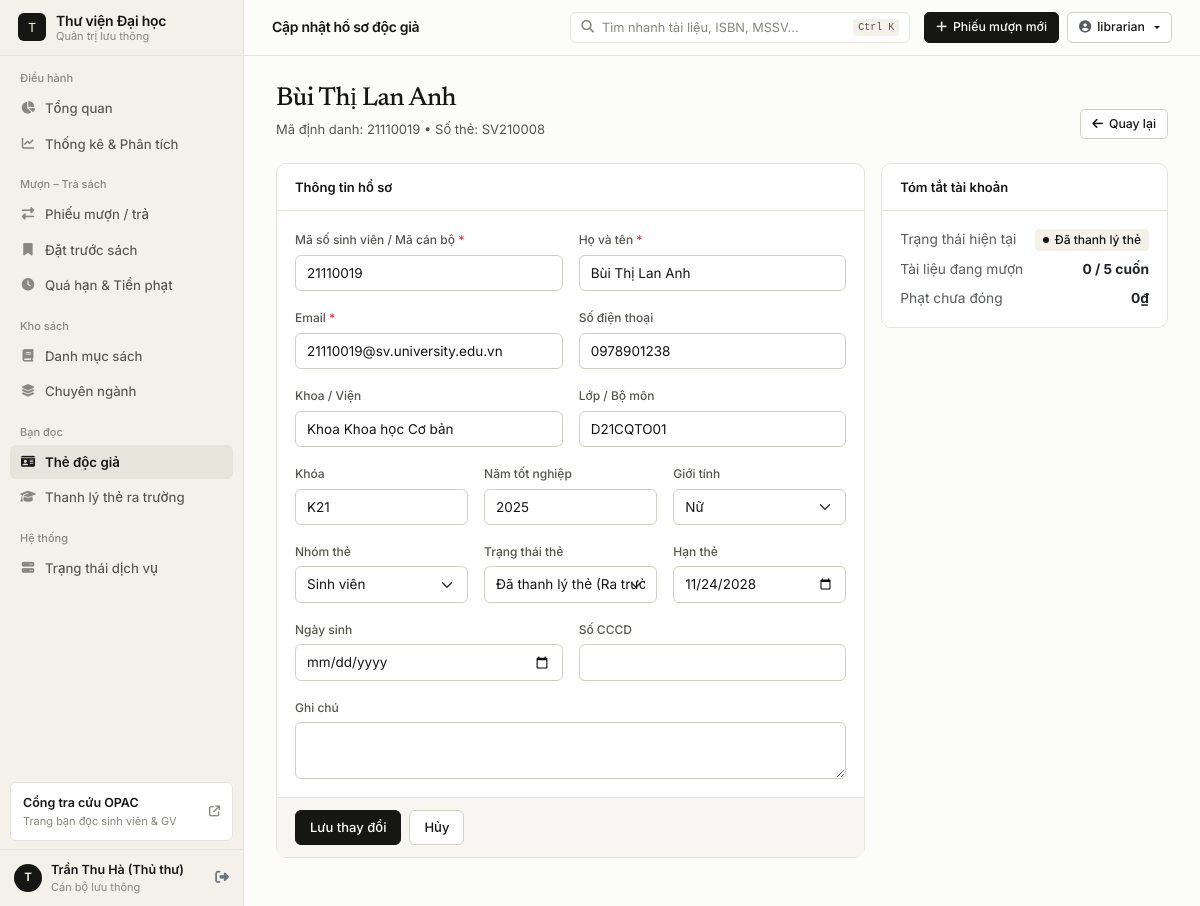
Page /members/8/edit (signed in) on the earlier database version.
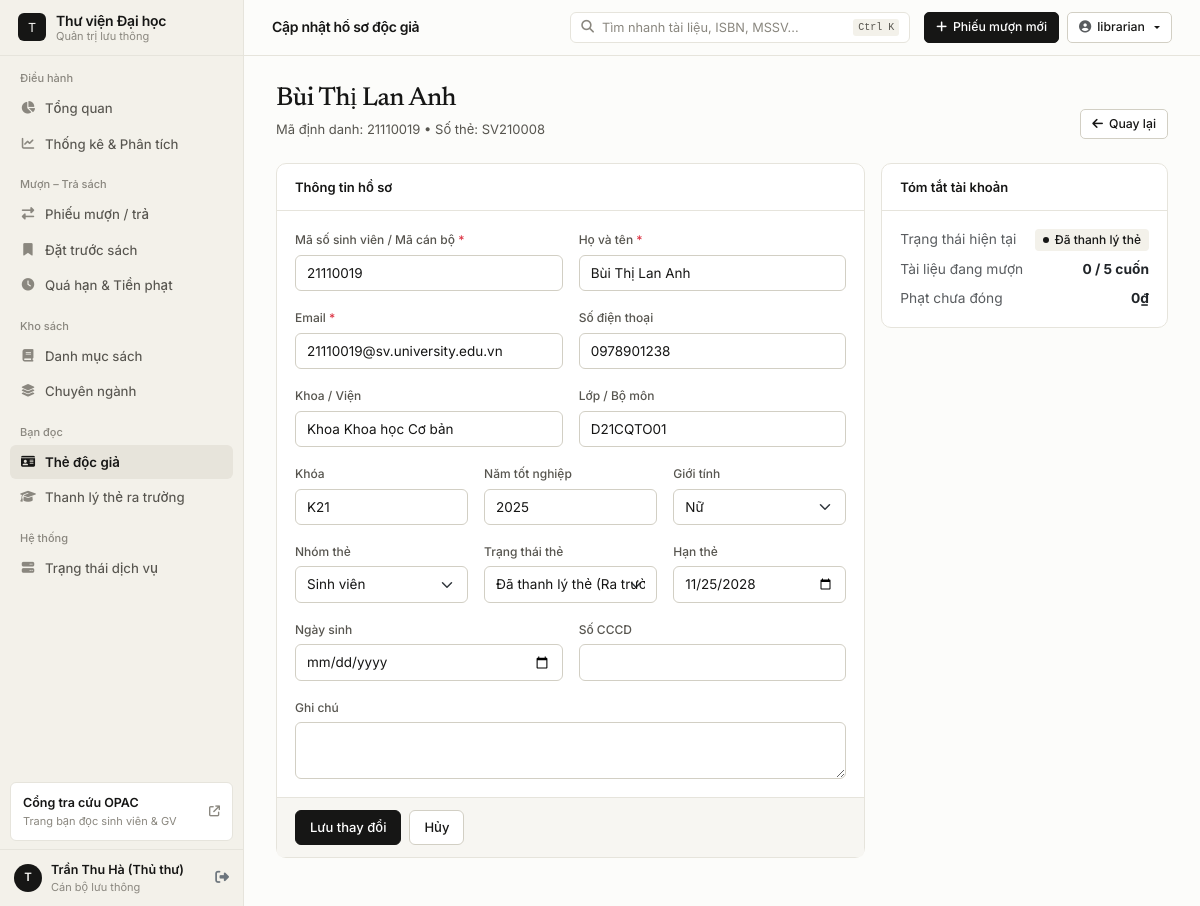
Same page on the later database version.
### app/models/member.py (models this page shows, shortened)
class Member(db.Model):
    __tablename__ = 'members'
    id = db.Column(db.Integer, primary_key=True)
    member_code = db.Column(db.String(20), unique=True, nullable=False, index=True)
    student_id = db.Column(db.String(30), unique=True, index=True)  # MSSV / Mã cán bộ bắt buộc
    full_name = db.Column(db.String(200), nullable=False, index=True)
    email = db.Column(db.String(150), unique=True, nullable=False, index=True)
    phone = db.Column(db.String(20))
    address = db.Column(db.Text)
    date_of_birth = db.Column(db.Date)
    id_card = db.Column(db.String(20))  # CCCD/CMND
    gender = db.Column(db.String(10), default='other')  # male, female, other
    member_type = db.Column(db.String(20), default='student')  # student, postgrad, lecturer
    faculty = db.Column(db.String(150))  # Khoa / Viện
    class_name = db.Column(db.String(60))  # Lớp / Bộ môn
    cohort = db.Column(db.String(30))  # Khóa học (VD: K22)
    graduation_year = db.Column(db.Integer)  # Năm dự kiến tốt nghiệp
    clearance_date = db.Column(db.Date)  # Ngày xác nhận hoàn trả sách ra trường
    status = db.Column(db.String(20), default='active')  # active, suspended, graduated, inactive
    membership_start = db.Column(db.Date, default=date.today)
    membership_end = db.Column(db.Date)
    avatar = db.Column(db.String(300))
    notes = db.Column(db.Text)
    total_fine = db.Column(db.Float, default=0)
    created_at = db.Column(db.DateTime, default=datetime.utcnow)
    updated_at = db.Column(db.DateTime, default=datetime.utcnow, onupdate=datetime.utcnow)
    loans = db.relationship('Loan', backref='member', lazy='dynamic')
    reservations = db.relationship('Reservation', backref='member', lazy='dynamic')
    @property
    def is_student_group(self):
        return self.member_type in ('student', 'postgrad')
    @property
    def active_loans_count(self):
        from app.models.loan import Loan
        return self.loans.filter_by(status='borrowed').count()
    @property
    def unpaid_fine(self):
        from sqlalchemy import func
        from app.models.loan import Loan
        val = db.session.query(func.sum(Loan.fine_amount)).filter(
            Loan.member_id == self.id,
            Loan.fine_paid == False,
            Loan.fine_amount > 0,
        ).scalar()
        return float(val or 0)
    @property
    def max_loans_allowed(self):
        return {'student': 5, 'postgrad': 7, 'lecturer': 10}.get(self.member_type, 5)

### app/web/members.py (the view, shortened to what this page needs)
@members_bp.route('/<int:member_id>/edit', methods=['GET', 'POST'])
@login_required
def edit(member_id):
    member = MemberService.get_member_by_id(member_id)
    return render_template('members/edit.html', member=member)

### app/models/user.py (called while the page is built)
@login_manager.user_loader
def load_user(user_id):
    user = db.session.get(User, int(user_id))
    return user if user and user.is_active else None

    @property
    def is_admin(self):
        return self.role == 'admin'

### app/service_access.py (called while the page is built)
def service_router(local, remote):
    class Router:
        def __getattr__(self, name):
            target = remote if current_app.config.get('USE_SERVICE_CLIENTS') else local
            return getattr(target, name)
    return Router()

### app/services/member_service.py (called while the page is built)
    @staticmethod
    def get_member_by_id(member_id):
        return db.get_or_404(Member, member_id)

### app/templates/members/edit.html (shortened to what the changed rows need)
{% extends 'base.html' %}
{% block page_title %}Cập nhật hồ sơ độc giả{% endblock %}
{% block content %}
<div class="section-header">
    <div>
        <h2 class="section-title">{{ member.full_name }}</h2>
        <p class="section-subtitle">Mã định danh: {{ member.student_id or '—' }} • Số thẻ: {{ member.member_code }}</p>
    </div>
</div>
<div class="row g-3">
    <div class="col-lg-8">
        <form method="POST" data-no-pjax>
            <div class="card">
                <div class="card-body">
                    <div class="row g-3">
                        <div class="col-md-6">
                            <label class="form-label">Mã số sinh viên / Mã cán bộ <span class="text-danger">*</span></label>
                            <input type="text" name="student_id" class="form-control" value="{{ member.student_id or '' }}" required>
                        </div>
                        <div class="col-md-6">
                            <label class="form-label">Họ và tên <span class="text-danger">*</span></label>
                            <input type="text" name="full_name" class="form-control" value="{{ member.full_name }}" required>
                        </div>
                        <div class="col-md-6">
                            <label class="form-label">Email <span class="text-danger">*</span></label>
                            <input type="email" name="email" class="form-control" value="{{ member.email }}" required>
                        </div>
                        <div class="col-md-6">
                            <label class="form-label">Số điện thoại</label>
                            <input type="tel" name="phone" class="form-control" value="{{ member.phone or '' }}">
                        </div>
                        <div class="col-md-6">
                            <label class="form-label">Khoa / Viện</label>
                            <input type="text" name="faculty" class="form-control" value="{{ member.faculty or '' }}">
                        </div>
                        <div class="col-md-6">
                            <label class="form-label">Lớp / Bộ môn</label>
                            <input type="text" name="class_name" class="form-control" value="{{ member.class_name or '' }}">
                        </div>
                        <div class="col-md-4">
                            <label class="form-label">Khóa</label>
                            <input type="text" name="cohort" class="form-control" value="{{ member.cohort or '' }}">
                        </div>
                        <div class="col-md-4">
                            <label class="form-label">Năm tốt nghiệp</label>
                            <input type="number" name="graduation_year" class="form-control" value="{{ member.graduation_year or '' }}">
                        </div>
                        <div class="col-md-4">
                            <label class="form-label">Giới tính</label>
                            <select name="gender" class="form-select">
                                <option value="female" {% if member.gender == 'female' %}selected{% endif %}>Nữ</option>
                            </select>
                        </div>
                        <div class="col-md-4">
                            <label class="form-label">Nhóm thẻ</label>
                            <select name="member_type" class="form-select">
                                <option value="student" {% if member.member_type == 'student' %}selected{% endif %}>Sinh viên</option>
                            </select>
                        </div>
                        <div class="col-md-4">
                            <label class="form-label">Trạng thái thẻ</label>
                            <select name="status" class="form-select">
                                {% if member.is_student_group %}
                                <option value="graduated" {% if member.status == 'graduated' %}selected{% endif %}>Đã thanh lý thẻ (Ra trường)</option>
                                {% endif %}
                            </select>
                        </div>
                        <div class="col-md-4">
                            <label class="form-label">Hạn thẻ</label>
                            <input type="date" name="membership_end" class="form-control"
                                   value="{{ member.membership_end.strftime('%Y-%m-%d') if member.membership_end and member.membership_end is not string else (member.membership_end[:10] if member.membership_end else '') }}">
                        </div>
                    </div>
                </div>
            </div>
        </form>
    </div>
    <div class="col-lg-4">
        <div class="card">
            <div class="card-body">
                <div class="d-flex justify-content-between mb-2">
                    <span class="text-muted">Trạng thái hiện tại</span>
                    {{ member.status | status_badge | safe }}
                </div>
                <div class="d-flex justify-content-between mb-2">
                    <span class="text-muted">Tài liệu đang mượn</span>
                    <strong>{{ member.active_loans_count }} / {{ member.max_loans_allowed }} cuốn</strong>
                </div>
            </div>
        </div>
    </div>
</div>
{% endblock %}

Differences in the rows shown:
changed Member "Bùi Thị Lan Anh": membership_end "11/24/2028" → "11/25/2028"
